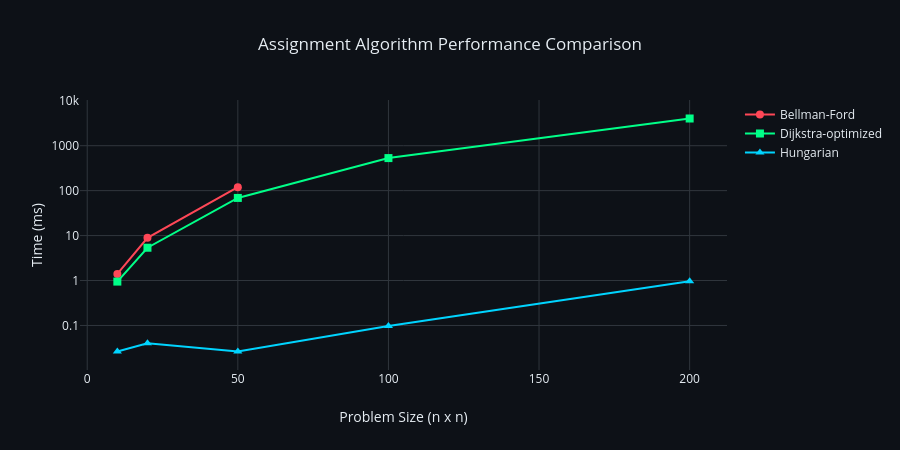

This figure's notebook cell:
### Code cell
# Visualize performance comparison
fig = go.Figure()

fig.add_trace(
    go.Scatter(x=sizes, y=np.array(bf_times)*1e3, mode='lines+markers',
               name='Bellman-Ford', line=dict(color='#ff4757', width=2),
               marker=dict(size=8))
)
fig.add_trace(
    go.Scatter(x=sizes, y=np.array(dijkstra_times)*1e3, mode='lines+markers',
               name='Dijkstra-optimized', line=dict(color='#00ff88', width=2),
               marker=dict(size=8, symbol='square'))
)
fig.add_trace(
    go.Scatter(x=sizes, y=np.array(hungarian_times)*1e3, mode='lines+markers',
               name='Hungarian', line=dict(color='#00d4ff', width=2),
               marker=dict(size=8, symbol='triangle-up'))
)

fig.update_layout(
    template=dark_template,
    title='Assignment Algorithm Performance Comparison',
    xaxis_title='Problem Size (n x n)',
    yaxis_title='Time (ms)',
    yaxis_type='log',
    height=450,
)
fig.show()

### Figure 1 — Plotly figure (JSON) as saved in the notebook; plotly's stock layout.template omitted (floating-point values rounded to 4 significant figures)
{"data": [{"line": {"color": "#ff4757", "width": 2}, "marker": {"size": 8}, "mode": "lines+markers", "name": "Bellman-Ford", "type": "scatter", "x": [10, 20, 50, 100, 200], "y": [1.403, 8.946, 119.2, NaN, NaN]}, {"line": {"color": "#00ff88", "width": 2}, "marker": {"size": 8, "symbol": "square"}, "mode": "lines+markers", "name": "Dijkstra-optimized", "type": "scatter", "x": [10, 20, 50, 100, 200], "y": [0.947, 5.367, 68.82, 530.0, 4026.0]}, {"line": {"color": "#00d4ff", "width": 2}, "marker": {"size": 8, "symbol": "triangle-up"}, "mode": "lines+markers", "name": "Hungarian", "type": "scatter", "x": [10, 20, 50, 100, 200], "y": [0.02637, 0.04025, 0.02637, 0.0978, 0.9591]}], "layout": {"height": 450, "title": {"text": "Assignment Algorithm Performance Comparison"}, "xaxis": {"title": {"text": "Problem Size (n x n)"}}, "yaxis": {"title": {"text": "Time (ms)"}, "type": "log"}}}
